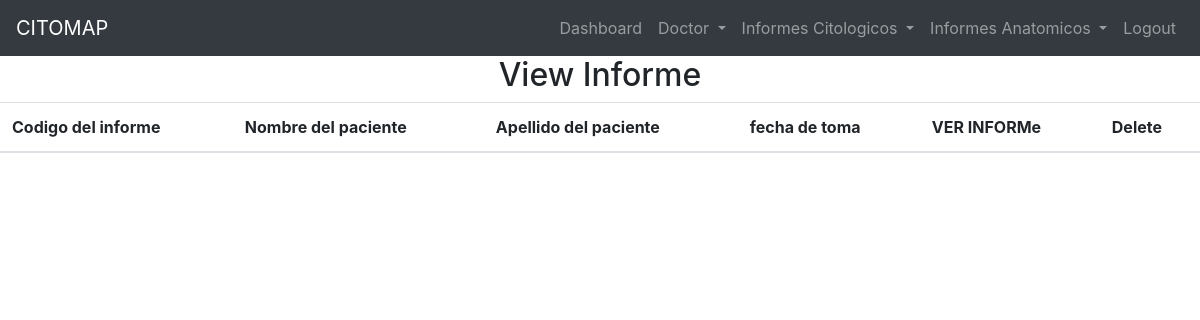
The app's page /view_informe_anat/ (signed in), older data.
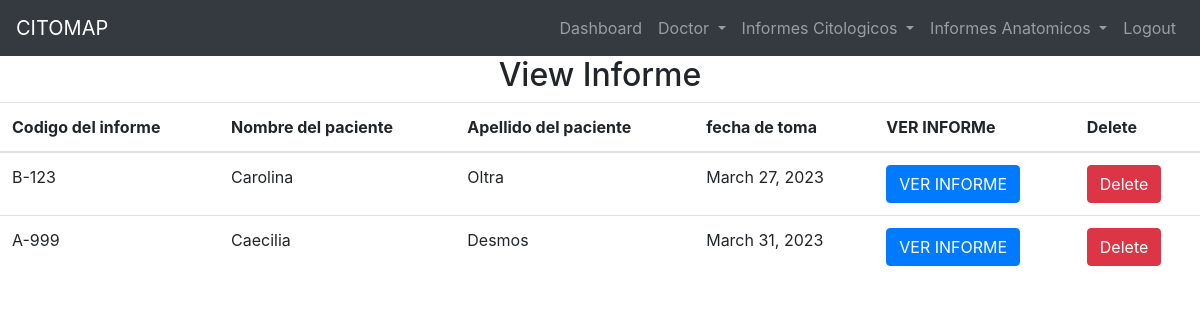
The same page, newer data.
### hospital/models.py (models this page shows)
class InformeAnato(models.Model):
    CodigoInformeAnato = models.ForeignKey(CodigoInforme,on_delete=models.CASCADE)
    PacienteInformeAnato = models.ForeignKey(PacienteGenerales,on_delete=models.CASCADE)
    MuestraInformeAnato = models.ForeignKey(Muestra,on_delete=models.CASCADE)
    EstudioMacroscopicoInformeAnato =  models.CharField(max_length=1000,default='Sin descripcion')
    EstudioMicroscopicoInformeAnato =  models.CharField(max_length=1000,default='Sin descripcion')
    EspecimenInformeAnato = models.CharField(max_length=200,default='Sin descripcion')
    ConclusionInformeAnato = models.CharField(max_length=200,default='Sin descripcion')
    FechaPieInformeAnato = models.ForeignKey(FechaPie,on_delete=models.CASCADE)
    LugarInformeAnato = models.ForeignKey(Lugar,on_delete=models.CASCADE)
    DoctorInformeAnato = models.ForeignKey(Doctor,on_delete=models.CASCADE)

class CodigoInforme(models.Model):
    Codigo = models.CharField(max_length=20,default='000-X')

class PacienteGenerales(models.Model):
    Nombres = models.CharField(max_length=100)
    Apellidos = models.CharField(max_length=100,default='SinApellido',editable=True)
    Edad = models.IntegerField(null=True)
    Medico = models.CharField(max_length=100)
    Hospital = models.CharField(max_length=100)
    Muestra = models.CharField(max_length=200)
    Diagnostico = models.CharField(max_length=100)

class Muestra(models.Model):
    TomaDeMuestra = models.DateField(blank=True)
    Recepcion = models.DateField(blank=True)
    NumeroDeLaminas = models.IntegerField(blank=True)
    Tincion= models.CharField(max_length=100,blank=True)

### hospital/views.py (the view)
# urls.py: path('view_informe_anat/',views.View_Informe_Anat,name='view_informe_anat'),
def View_Informe_Anat(request):
    if not request.user.is_staff:
        return redirect('admin_login')
    inf = InformeAnato.objects.all()
    i = {'inf': inf}
    return render(request, 'view_informe_anat.html',i)

### hospital/templates/view_informe_anat.html
{% include 'base.html' %} {% include 'navigation.html' %} {% block content %}
<div>
  <h2 class="text-center">View Informe</h2>
  <table id="example" class="table table-hover">
    <thead>
      <tr>
        <th>Codigo del informe</th>
        <th>Nombre del paciente</th>
        <th>Apellido del paciente</th>
        <th>fecha de toma</th>
        <th>VER INFORMe</th>
        <th>Delete</th>
      </tr>
    </thead>
    <body>
      {% for i in inf%}
      <tr>
        <td>{{i.CodigoInformeAnato.Codigo}}</td>
        <td>{{i.PacienteInformeAnato.Nombres}}</td>
        <td>{{i.PacienteInformeAnato.Apellidos}}</td>
        <td>{{i.MuestraInformeAnato.Recepcion}}</td>
        <td>
          <a href="{% url 'ver_informe_anat' i.id %}" class="btn btn-primary"
            >VER INFORME</a
          >
        </td>
        <td>
          <a
            href="{% url 'delete_informe_anat' i.id %}"
            onclick="return confirm('Are you sure you want to delete')"
            class="btn btn-danger"
          >
            Delete
          </a>
        </td>
      </tr>
      {% endfor%}
    </body>
  </table>
</div>
{% endblock content%}

Row changes from the older to the newer data that the page shows:
added InformeAnato: CodigoInformeAnato.Codigo "B-123", PacienteInformeAnato.Nombres "Carolina", PacienteInformeAnato.Apellidos "Oltra", MuestraInformeAnato.Recepcion "March 27, 2023"
added InformeAnato: CodigoInformeAnato.Codigo "A-999", PacienteInformeAnato.Nombres "Caecilia", PacienteInformeAnato.Apellidos "Desmos", MuestraInformeAnato.Recepcion "March 31, 2023"
